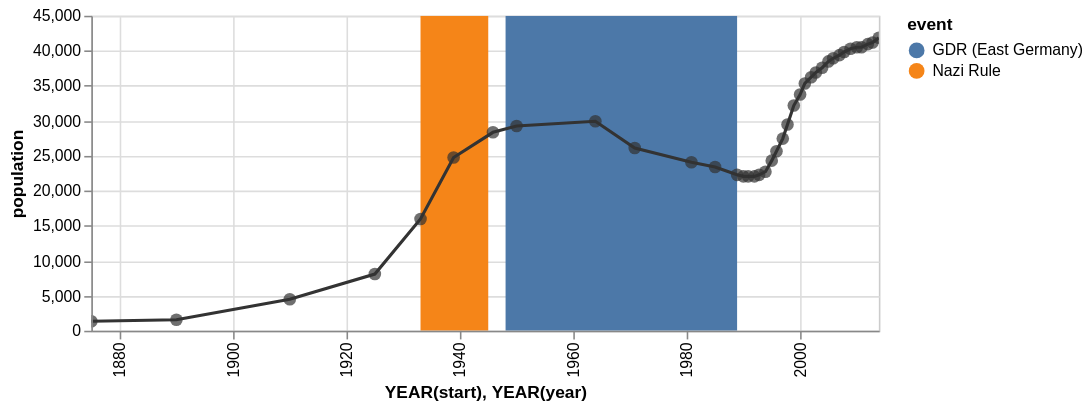

Describe this chart as a Vega-Lite specification.
### Vega specification from a JSON file in a GitHub repository (floating-point values rounded to 4 significant figures)
{"$schema": "https://vega.github.io/schema/vega/v3.0.json", "description": "The population of the German city of Falkensee over time", "autosize": "pad", "padding": 5, "encode": {"update": {"stroke": {"value": "#ccc"}, "fill": {"value": "transparent"}}}, "data": [{"name": "source_0", "values": [{"year": "1875", "population": 1309}, {"year": "1890", "population": 1558}, {"year": "1910", "population": 4512}, {"year": "1925", "population": 8180}, {"year": "1933", "population": 15915}, {"year": "1939", "population": 24824}, {"year": "1946", "population": 28275}, {"year": "1950", "population": 29189}, {"year": "1964", "population": 29881}, {"year": "1971", "population": 26007}, {"year": "1981", "population": 24029}, {"year": "1985", "population": 23340}, {"year": "1989", "population": 22307}, {"year": "1990", "population": 22087}, {"year": "1991", "population": 22139}, {"year": "1992", "population": 22105}, {"year": "1993", "population": 22242}, {"year": "1994", "population": 22801}, {"year": "1995", "population": 24273}, {"year": "1996", "population": 25640}, {"year": "1997", "population": 27393}, {"year": "1998", "population": 29505}, {"year": "1999", "population": 32124}, {"year": "2000", "population": 33791}, {"year": "2001", "population": 35297}, {"year": "2002", "population": 36179}, {"year": "2003", "population": 36829}, {"year": "2004", "population": 37493}, {"year": "2005", "population": 38376}, {"year": "2006", "population": 39008}, {"year": "2007", "population": 39366}, {"year": "2008", "population": 39821}, {"year": "2009", "population": 40179}, {"year": "2010", "population": 40511}, {"year": "2011", "population": 40465}, {"year": "2012", "population": 40905}, {"year": "2013", "population": 41258}, {"year": "2014", "population": 41777}]}, {"name": "source_1", "values": [{"start": "1933", "end": "1945", "event": "Nazi Rule"}, {"start": "1948", "end": "1989", "event": "GDR (East Germany)"}]}, {"name": "data_0", "source": "source_0", "transform": [{"type": "formula", "expr": "timeParse(datum[\"year\"],'%Y')", "as": "year"}]}, {"name": "data_1", "source": "data_0", "transform": [{"type": "formula", "expr": "toDate(datum[\"year\"])", "as": "year"}, {"type": "formula", "expr": "toNumber(datum[\"population\"])", "as": "population"}, {"type": "filter", "expr": "datum[\"year\"] !== null && !isNaN(datum[\"year\"]) && datum[\"population\"] !== null && !isNaN(datum[\"population\"])"}, {"type": "formula", "as": "year_year", "expr": "datetime(year(datum[\"year\"]), 0, 1, 0, 0, 0, 0)"}, {"type": "collect", "sort": {"field": "year_year", "order": "descending"}}]}, {"name": "data_2", "source": "data_0", "transform": [{"type": "formula", "expr": "toDate(datum[\"year\"])", "as": "year"}, {"type": "formula", "expr": "toNumber(datum[\"population\"])", "as": "population"}, {"type": "filter", "expr": "datum[\"year\"] !== null && !isNaN(datum[\"year\"]) && datum[\"population\"] !== null && !isNaN(datum[\"population\"])"}, {"type": "formula", "as": "year_year", "expr": "datetime(year(datum[\"year\"]), 0, 1, 0, 0, 0, 0)"}]}, {"name": "data_3", "source": "source_1", "transform": [{"type": "formula", "expr": "timeParse(datum[\"start\"],'%Y')", "as": "start"}, {"type": "formula", "expr": "timeParse(datum[\"end\"],'%Y')", "as": "end"}, {"type": "filter", "expr": "datum[\"start\"] !== null && !isNaN(datum[\"start\"])"}, {"type": "formula", "as": "year_start", "expr": "datetime(year(datum[\"start\"]), 0, 1, 0, 0, 0, 0)"}, {"type": "formula", "as": "year_end", "expr": "datetime(year(datum[\"end\"]), 0, 1, 0, 0, 0, 0)"}]}], "signals": [{"name": "width", "update": "500"}, {"name": "height", "update": "200"}], "marks": [{"name": "layer_0_marks", "type": "rect", "from": {"data": "data_3"}, "encode": {"update": {"x": {"scale": "x", "field": "year_start"}, "x2": {"scale": "x", "field": "year_end"}, "y": {"value": 0}, "y2": {"field": {"group": "height"}}, "fill": {"scale": "color", "field": "event"}}}, "clip": true}, {"name": "layer_1_layer_0_marks", "type": "line", "from": {"data": "data_1"}, "encode": {"update": {"x": {"scale": "x", "field": "year_year"}, "y": {"scale": "y", "field": "population"}, "stroke": {"value": "#333"}}}, "clip": true}, {"name": "layer_1_layer_1_marks", "type": "symbol", "role": "pointOverlay", "from": {"data": "data_2"}, "encode": {"update": {"x": {"scale": "x", "field": "year_year"}, "y": {"scale": "y", "field": "population"}, "fill": {"value": "#333"}, "opacity": {"value": 0.7}}}, "clip": true}], "scales": [{"name": "x", "type": "time", "domain": {"fields": [{"data": "data_3", "field": "year_start"}, {"data": "data_3", "field": "year_end"}, {"data": "data_1", "field": "year_year"}, {"data": "data_2", "field": "year_year"}], "sort": true}, "range": [0, {"signal": "width"}], "round": true, "nice": "year"}, {"name": "color", "type": "ordinal", "domain": {"data": "data_3", "field": "event", "sort": true}, "range": "category"}, {"name": "y", "type": "linear", "domain": {"fields": [{"data": "data_1", "field": "population"}, {"data": "data_2", "field": "population"}], "sort": true}, "range": [{"signal": "height"}, 0], "round": true, "nice": true, "zero": true}], "axes": [{"scale": "x", "orient": "bottom", "tickCount": 5, "title": "YEAR(start), YEAR(year)", "zindex": 1, "encode": {"labels": {"update": {"text": {"signal": "timeFormat(datum.value, '%Y')"}, "angle": {"value": 270}, "align": {"value": "right"}, "baseline": {"value": "middle"}}}}}, {"scale": "x", "domain": false, "grid": true, "labels": false, "orient": "bottom", "tickCount": 5, "ticks": false, "zindex": 0, "gridScale": "y"}, {"scale": "y", "orient": "left", "title": "population", "zindex": 1}, {"scale": "y", "domain": false, "grid": true, "labels": false, "orient": "left", "ticks": false, "zindex": 0, "gridScale": "x"}], "legends": [{"fill": "color", "title": "event"}]}
